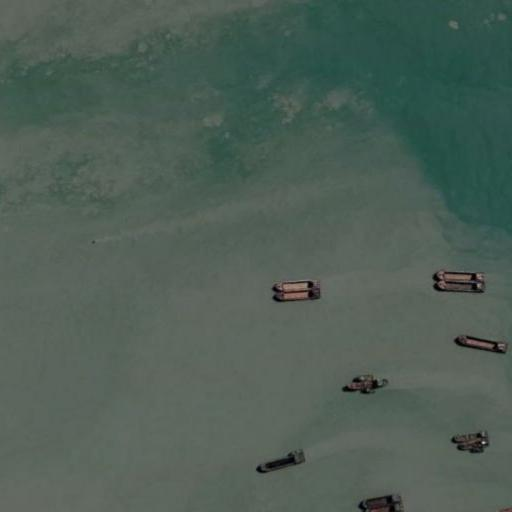
#> input picture home/model/SIH5/model/darknet/Chipped/512_512.jpg, 512 x 512 px
$ python r3unfile.py Chipped/512_512.jpg Chipped/1024_1024.jpg 5
#> lines starting #> are read from the running program, lines starting #| are printed output that depends on the picture
import numpy as np
import matplotlib.pyplot as plt
import cv2
import os
import shutil
import sys
import PIL, PIL.Image, PIL.ImageFile
from sklearn.cluster import KMeans
# from exceptions import IOError

s = str(sys.argv[1])


# [4 lines of commented-out code are left out]

img = cv2.imread(s)
#> img is the input picture: shape (512, 512, 3); mean B, G, R 85.7, 94.7, 78.6
# [8 lines of commented-out code are left out]

m = img.shape[0]
#> m = 512
n = img.shape[1]
#> n = 512
img = img[:,:,[2,1,0]]

print('Original shape of image:', img.shape)
#| Original shape of image: (512, 512, 3)
dim = 512
m = dim*(m//dim)
n = dim*(n//dim)
img = img[:m, :n, :]
print('New shape of image for chipping: ', img.shape)
#| New shape of image for chipping:  (512, 512, 3)

os.system('sudo rm -r ./Chipped')
os.system('sudo rm -r ./results')
os.system('mkdir ./Chipped')
os.system('mkdir ./results')
count = 1
print('Chipping....', end = ' ')
path = str(os.getcwd())
fw = open('./testImages.txt', 'w')
for i in range(0,m,dim):
    for j in range(0,n,dim):
        temp = img[i:i+dim,j:j+dim,:]
        plt.imsave("./Chipped/"+str(i + dim)+'_'+str(j + dim)+".jpg",temp)
        fw.write(path + "/Chipped/"+str(i + dim)+'_'+str(j + dim)+".jpg\n")
        count += 1
#> after the loop, count = 2
fw.close()
print('Chipped')

print('Predicting....', count)
#> (printed output is left out)
if count == 2:
    os.system("sudo ./darknet detector test ./data/ship.data ./cfg/yolov3-ship.cfg ./yolov3-ship_last.weights\ 3 ./Chipped/512_512.jpg")
    os.system("cp ./predictions.jpg "+sys.argv[2] + '/media/images/result.jpg')
else:
    # os.system("./darknet detector valid ./data/ship.data ./cfg/yolov3-ship.cfg ./yolov3-ship_last.weights\ 3 ./results.txt")
    os.system("sudo ./darknet detector valid ./data/ship.data ./cfg/yolov3-ship.cfg ./yolov3-ship_1200.weights ./results.txt")
# [6 lines of commented-out code are left out]

print('Creating rectangles...')
fr = open('./results/comp4_det_test_ship.txt', 'r')
#> (reads home/model/SIH5/model/darknet/results/comp4_det_test_ship.txt from the repository)
ls = fr.readlines()
count = 1
print('current path: ' + os.getcwd())
print(sys.argv[3])
for line in ls:
    line = str(line)
    image, prob, x, y, w, h = line.split()
    prob, x, y, w, h = float(prob), float(x), float(y), float(w), float(h)
    if prob > 0.15:
        im = cv2.imread('./Chipped/' + image + '.jpg')
        im = cv2.cvtColor(im,cv2.COLOR_RGB2BGR)
        im = np.array(im, dtype=np.uint8)
        # print('im shape: ' + im.shape)
        print(count, image, prob)
        count += 1

        pt1 = (int(x), int(y))
        pt2 = (int(w), int(h))
        col = (255, 0, 0)

        cv2.rectangle(im, pt1, pt2, col, 4)
        ship_size = (np.sum((np.array(pt1) - np.array(pt2))**2)**0.5)*float(sys.argv[3])
        cv2.putText(im, 'Size: ' + str(ship_size) , (int(x), int(y-10)), cv2.FONT_HERSHEY_SIMPLEX, 0.9, col, 1)
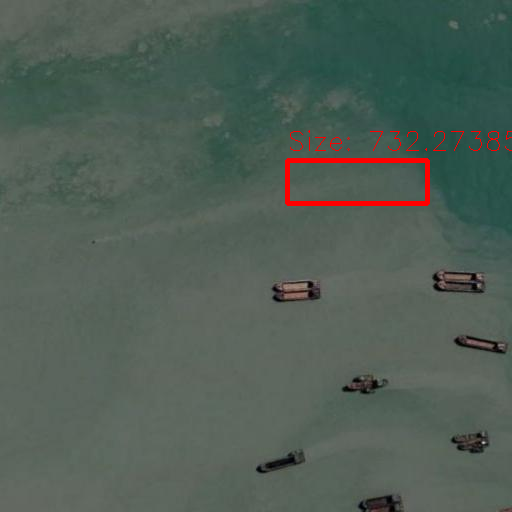
#> im: shape (512, 512, 3); mean R, G, B 80.2, 93.9, 85
        plt.imsave('./Chipped/' + image + '.jpg', im)
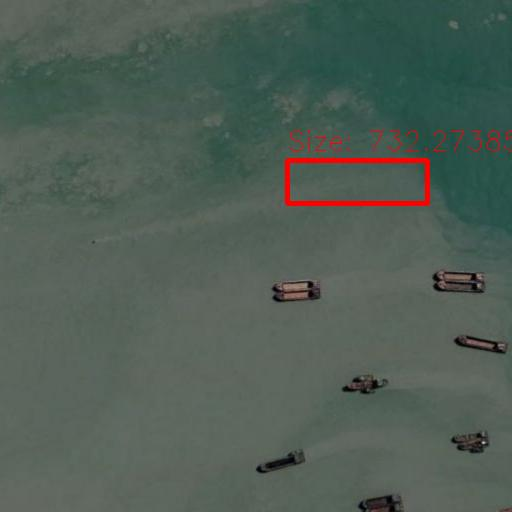
#> saved as 512_512.jpg: shape (512, 512, 3); mean R, G, B 80.2, 93.9, 85
#> (the run stopped early here; a loop or call above may not have finished)
